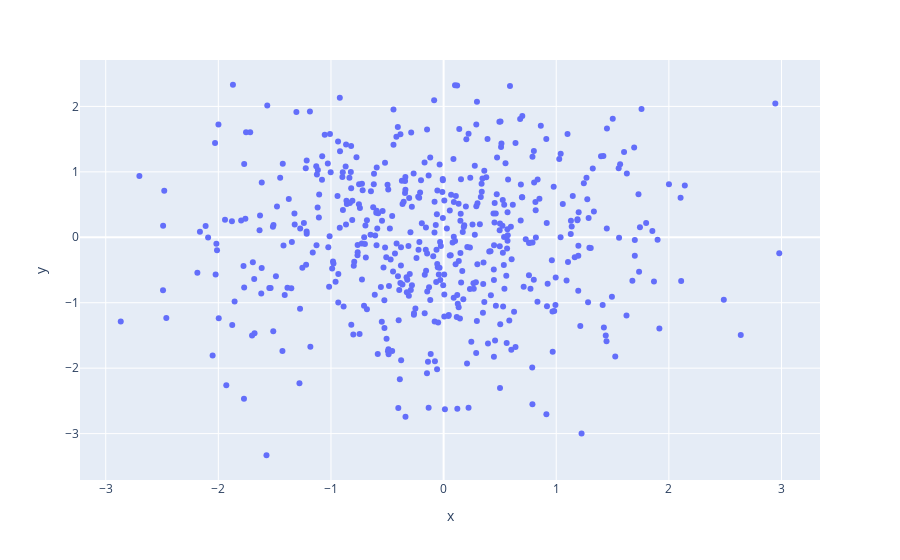

Here is the notebook cell this chart was saved with:
### Code cell
px.scatter(x=x,y=y)

### Figure 1 — Plotly figure (JSON) as saved in the notebook; plotly's stock layout.template omitted (floating-point values rounded to 4 significant figures; data arrays with more than 128 entries replaced by an {"elided": "..."} marker saying what was removed)
{"data": [{"hovertemplate": "x=%{x}<br>y=%{y}<extra></extra>", "legendgroup": "", "marker": {"color": "#636efa", "symbol": "circle"}, "mode": "markers", "name": "", "orientation": "v", "showlegend": false, "type": "scatter", "x": {"elided": "500 float values"}, "xaxis": "x", "y": {"elided": "500 float values"}, "yaxis": "y"}], "layout": {"legend": {"tracegroupgap": 0}, "margin": {"t": 60}, "xaxis": {"anchor": "y", "domain": [0, 1], "title": {"text": "x"}}, "yaxis": {"anchor": "x", "domain": [0, 1], "title": {"text": "y"}}}}
